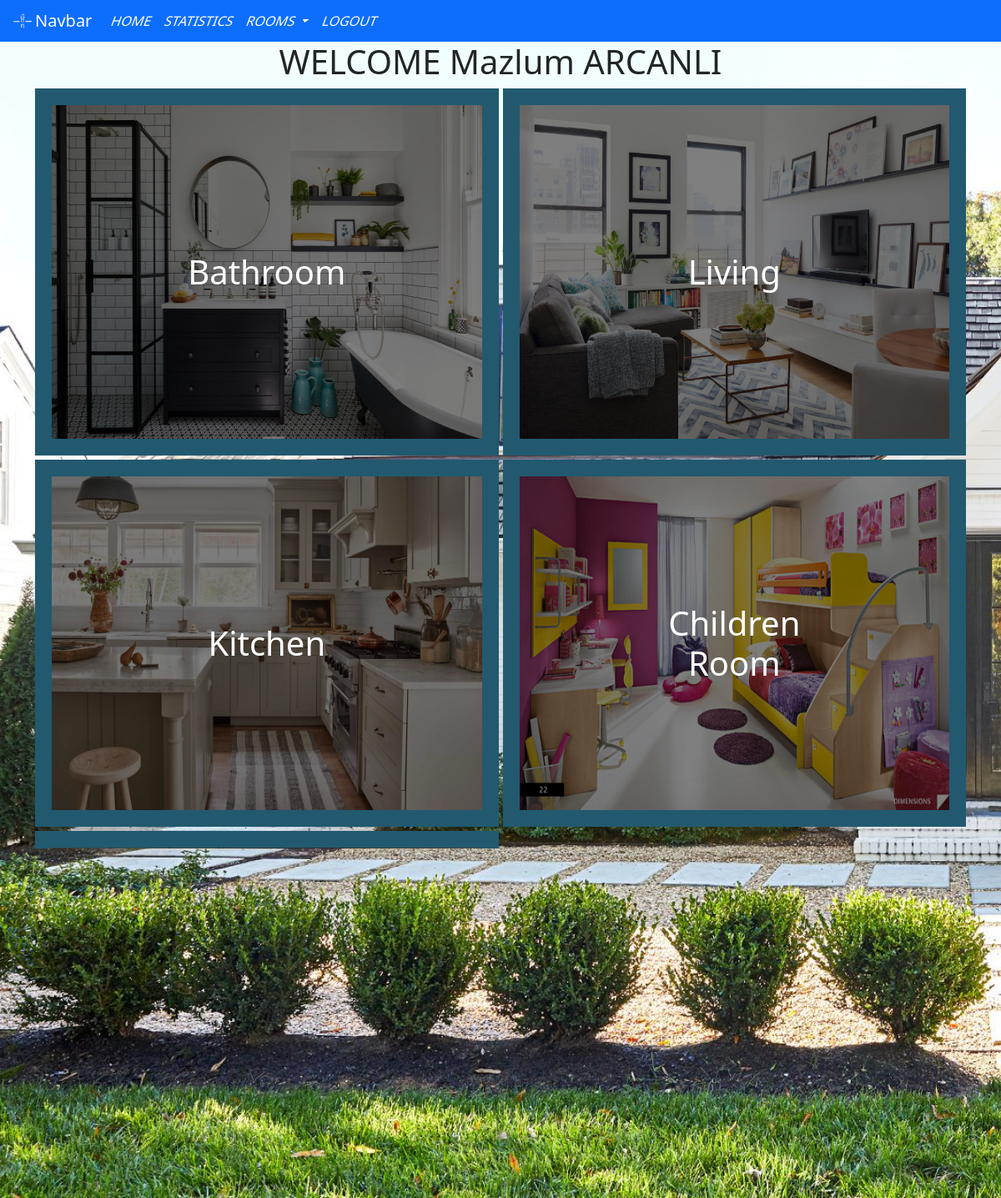
Screenshot of /home.php (signed in) with the database file from the repository.
### tables this page shows
CREATE TABLE `room` (
  `roomID` int(2) NOT NULL,
  `roomName` varchar(255) DEFAULT NULL,
  `roomPhoto` varchar(255) NOT NULL,
  `homeID` int(4) NOT NULL
);

### home.php (the view, shortened to what this page needs)
<!DOCTYPE html>
<html>
<head>
    <link rel="stylesheet" href="assets/css/home.css">
    <header>
        <?php include("navbar.php"); ?>
    </header>
</head>
<body>
    <div>
        <h1 class="text-center">WELCOME <?php echo $_SESSION["userFirstName"] . " " . $_SESSION["userLastName"] ?></h1>
    </div>
    <div class="container">
        <?php
        $sqlrooms = $db->prepare('SELECT * from room WHERE homeID=:homeID');
        $sqlrooms->bindParam(':homeID', $_SESSION["userHomeID"]);
        $sqlrooms->execute();
        $rooms = $sqlrooms->fetchAll(PDO::FETCH_ASSOC);
        foreach ($rooms as $room) { ?>
            <div class="box">
                <a href="room.php?roomID=<?php echo $room["roomID"] ?>">
                    <img src="<?php echo $room["roomPhoto"] ?>" alt="Living Room">
                    <h1><?php echo $room["roomName"] ?></h1>
                </a>
            </div>
        <?php } ?>
    </div>
</body>
</html>

### assets/css/home.css (style rules this page uses)
body { background-repeat: no-repeat; background-attachment: fixed; background-size: cover; position: relative; z-index: -2; }
.container { display: grid; grid-template-columns: repeat(2, 1fr); grid-template-rows: repeat(2, 1fr); grid-gap: 5px; }
.box { position: relative; background-color: #45b3e0; text-align: center; padding: 20px; }
.box:before { content: ""; position: absolute; top: 0; left: 0; width: 100%; height: 100%; background-color: rgba(0, 0, 0, 0.5); z-index: 1; }
.box img { max-width: 100%; height: 400px; }
.box h1 { color: white; position: absolute; top: 50%; left: 50%; transform: translate(-50%, -50%); margin: 0; z-index: 2; }

### assets/css/navbar.css (style rules this page uses)
html { scroll-behavior: smooth; }
body { line-height: 1.5em; padding: 0; margin: 0; }
a:link, a:visited, a:active { text-decoration: none; color: #ffffff; }

### rows the page displays
room: roomPhoto (picture), roomName "Bathroom"
room: roomPhoto (picture), roomName "Living"
room: roomPhoto (picture), roomName "Kitchen"
room: roomPhoto (picture), roomName "Children Room"
room: roomPhoto (picture), roomName "Bedroom"

### other values shown
$_SESSION["userFirstName"] "Mazlum"
$_SESSION["userLastName"] "ARCANLI"
